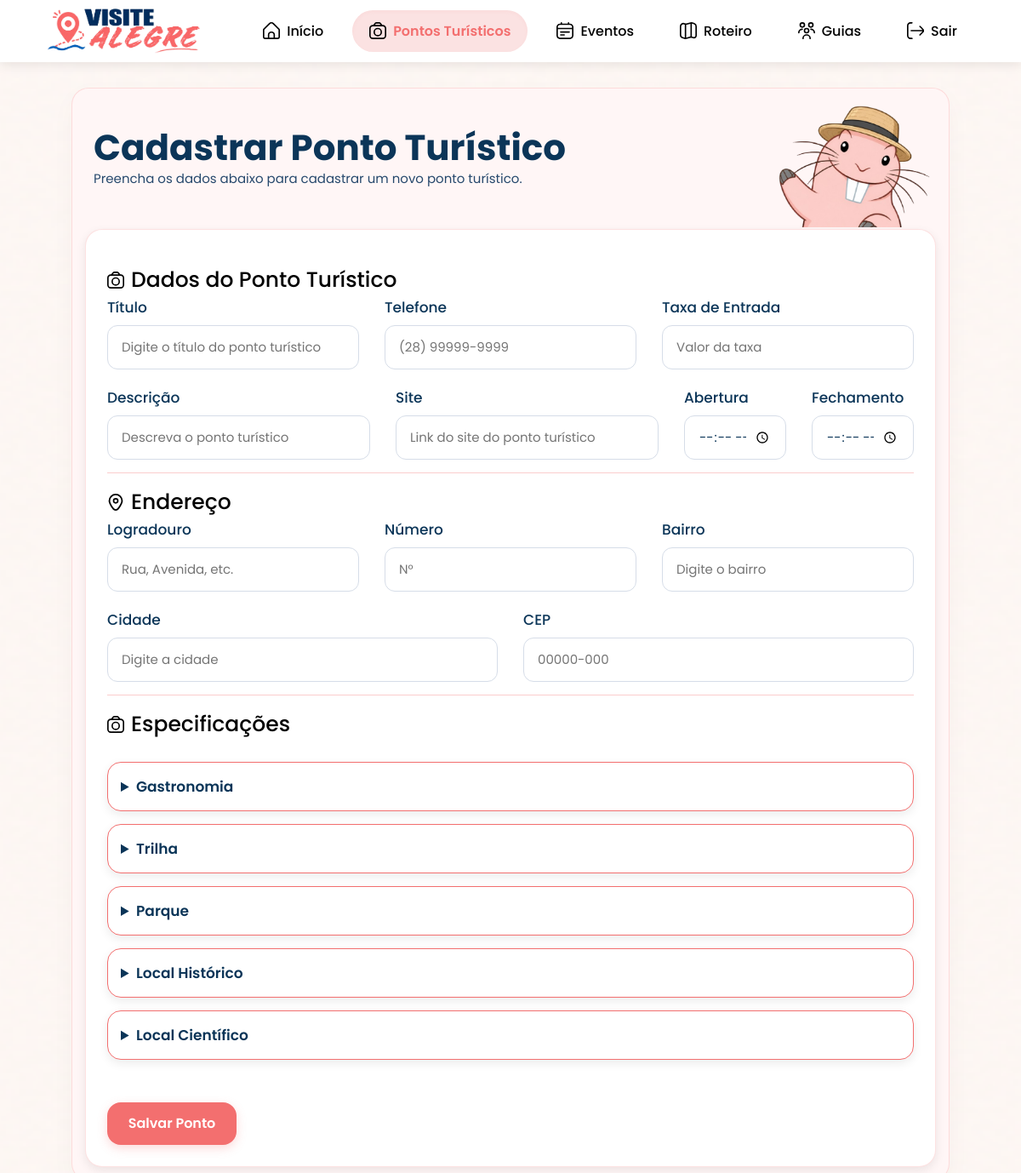
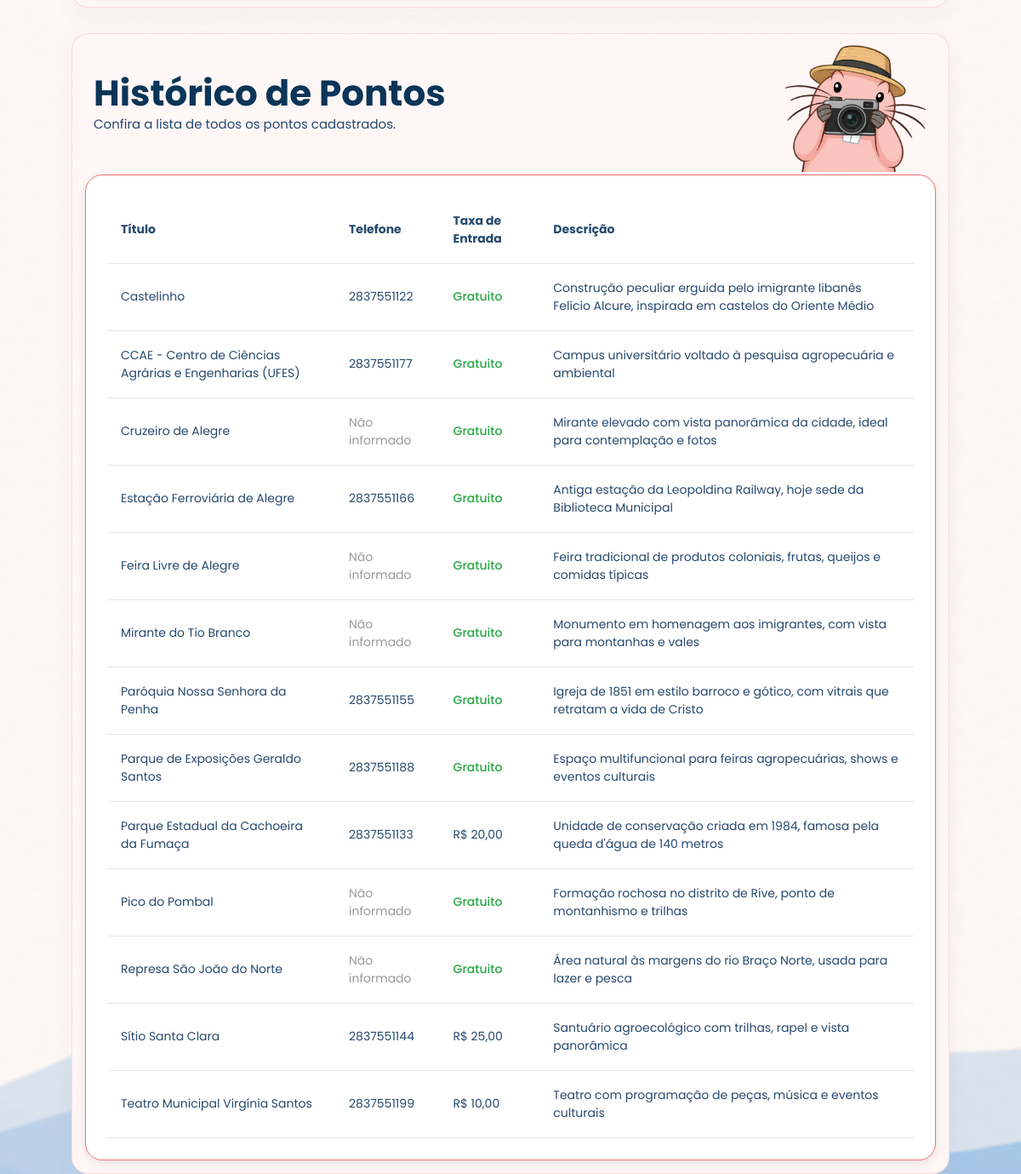
Screenshot of /sistema/pontos.php with the database file from the repository (2 pictures, top to bottom).
### tables this page shows
CREATE TABLE PontoTuristico
(
  idPontoTuristico INTEGER AUTO_INCREMENT NOT NULL,
  idEndereco INTEGER NOT NULL,
  nome VARCHAR(200) NOT NULL,
  descricao VARCHAR(200),
  taxaEntrada DECIMAL(5,2) DEFAULT 0 NOT NULL,
  telefone VARCHAR(11),
  site VARCHAR(200),
  horarioFuncionamentoInicio TIME NOT NULL,
  horarioFuncionamentoFim TIME NOT NULL,
  CONSTRAINT pkPontoTuristico PRIMARY KEY (idPontoTuristico),
  CONSTRAINT fkPontoTuristicoEndereco FOREIGN KEY (idEndereco) REFERENCES Endereco (idEndereco)
);

### sistema/pontos.php (the view, shortened to what this page needs)
<?php include_once 'conexao.php'; ?>
<!DOCTYPE html>
<html lang="pt-BR">
<head>
    <link rel="stylesheet" href="style.css">
</head>
<body>
    <header>
        <div class="title"><a href="inicio.php"><img src="img/VisiteAlegreLogo.png" alt=""></a></div>
        <menu>
            <nav>
                <a href="inicio.php"><img src="img/inicio.svg" alt=""><span>Início</span></a>
                <a href="pontos.php" class="ativo"><img src="img/pontos.svg" alt=""><span>Pontos Turísticos</span></a>
                <a href="eventos.php"><img src="img/eventos.svg" alt=""><span>Eventos</span></a>
                <a href="roteiro.php"><img src="img/roteiro.svg" alt=""><span>Roteiro</span></a>
                <a href="guias.php"><img src="img/guias.svg" alt=""><span>Guias</span></a>
                <a href="login.php"><img src="img/sair.svg" alt=""><span>Sair</span></a>
            </nav>
        </menu>
    </header>
    <main>
        <div class="painel-guia">
            <div class="cabecalho-guia">
                <div class="bemvindo-texto">
                    <h2>Cadastrar Ponto Turístico</h2>
                    <p>Preencha os dados abaixo para cadastrar um novo ponto turístico.</p>
                </div>
                <div class="guia-imagem">
                    <img src="img/ratopeiraOi.png" alt="">
                </div>
            </div>
            <div class="cadastro">
                <div class="titulo">
                    <img src="img/pontos.svg" alt="">
                    <h2>Dados do Ponto Turístico</h2>
                </div>
                <div class="dados-guias">
                    <div class="cima">
                        <div class="dado-guia">
                            <label for="nome">Título</label>
                            <input type="text" id="nome" name="nome" placeholder="Digite o título do ponto turístico">
                        </div>
                        <div class="dado-guia">
                            <label for="tel">Telefone</label>
                            <input type="tel" id="tel" name="tel" placeholder="(28) 99999-9999">
                        </div>
                        <div class="dado-guia">
                            <label for="number">Taxa de Entrada</label>
                            <input type="number" id="number" name="number" placeholder="Valor da taxa">
                        </div>
                    </div>
                    <div class="baixo">
                        <div class="dado-guia">
                            <label for="nome">Descrição</label>
                            <input type="text" id="nome" name="nome" placeholder="Descreva o ponto turístico">
                        </div>
                        <div class="dado-guia">
                            <label for="nome">Site</label>
                            <input type="text" id="nome" name="nome" placeholder="Link do site do ponto turístico">
                        </div>
                        <div class="funcionamento">
                            <div class="dado-guia horario">
                                <label for="hora">Abertura</label>
                                <input type="time" id="hora" name="hora">
                            </div>
                            <div class="dado-guia horario">
                                <label for="hora">Fechamento</label>
                                <input type="time" id="hora" name="hora">
                            </div>
                        </div>
                    </div>
                </div>
                <div class="titulo linha">
                    <img src="img/local.svg" alt="">
                    <h2>Endereço</h2>
                </div>
                <div class="dados-endereco">
                    <div class="cima">
                        <div class="dado-guia">
                            <label for="logradouro">Logradouro</label>
                            <input type="text" id="logradouro" name="logradouro" placeholder="Rua, Avenida, etc.">
                        </div>
                        <div class="dado-guia pequeno">
                            <label for="numero">Número</label>
                            <input type="number" id="numero" name="numero" placeholder="N°">
                        </div>
                        <div class="dado-guia">
                            <label for="bairro">Bairro</label>
                            <input type="text" id="bairro" name="bairro" placeholder="Digite o bairro">
                        </div>
                    </div>
                    <div class="baixo">
                        <div class="dado-guia">
                            <label for="cidade">Cidade</label>
                            <input type="text" id="cidade" name="cidade" placeholder="Digite a cidade">
                        </div>
                        <div class="dado-guia">
                            <label for="cep">CEP</label>
                            <input type="text" id="cep" name="cep" placeholder="00000-000">
                        </div>
                    </div>
                </div>
                <div class="titulo linha">
                    <img src="img/pontos.svg" alt="">
                    <h2>Especificações</h2>
                </div>
                <div class="especializacao">
                    <details>
                        <summary>Gastronomia</summary>
                    </details>
                    <details>
                        <summary>Trilha</summary>
                    </details>
                    <details>
                        <summary>Parque</summary>
                    </details>
                    <details>
                        <summary>Local Histórico</summary>
                    </details>
                    <details>
                        <summary>Local Científico</summary>
                    </details>
                </div>
                <a href="pontos.php">
                    <div class="salvar">
                        <p>Salvar Ponto</p>
                    </div>
                </a>
            </div>
        </div>
        <div class="painel-guia" id="historico">
            <div class="cabecalho-guia">
                <div class="bemvindo-texto">
                    <h2>Histórico de Pontos</h2>
                    <p>Confira a lista de todos os pontos cadastrados.</p>
                </div>
                <div class="guia-imagem">
                    <img src="img/ratopeiraCamera.png" alt="">
                </div>
            </div>
            <div class="lista">
                <div class="tabela">
                    <table>
                        <tr>
                            <td><b>Título</b></td>
                            <td><b>Telefone</b></td>
                            <td><b>Taxa de Entrada</b></td>
                            <td><b>Descrição</b></td>
                        </tr>
                        <?php
                        try {
                            $sqlPontos = "SELECT nome, telefone, taxaEntrada, descricao
                                    FROM PontoTuristico
                                    ORDER BY nome ASC";
                            $stmtPontos = $pdo->prepare($sqlPontos);
                            $stmtPontos->execute();
                            $pontos = $stmtPontos->fetchAll(PDO::FETCH_ASSOC);
                            if (!empty($pontos)):
                                foreach ($pontos as $ponto):
                        ?>
                                    <tr>
                                        <td><?= htmlspecialchars($ponto['nome']) ?></td>
                                        <td>
                                            <?= !empty($ponto['telefone'])
                                                ? htmlspecialchars($ponto['telefone'])
                                                : '<span style="color:#999;">Não informado</span>'; ?>
                                        </td>
                                        <td>
                                            <?php
                                            if ($ponto['taxaEntrada'] > 0) {
                                                echo 'R$ ' . number_format($ponto['taxaEntrada'], 2, ',', '.');
                                            } else {
                                                echo '<span style="color:#28a745;font-weight:500;">Gratuito</span>';
                                            }
                                            ?>
                                        </td>
                                        <td><?= htmlspecialchars($ponto['descricao'] ?? 'Sem descrição') ?></td>
                                    </tr>
                        <?php
                                endforeach;
                            endif;
                        } catch (PDOException $e) {
                            echo "<tr><td colspan='4' style='text-align:center;color:red;'>Erro ao carregar pontos turísticos: {$e->getMessage()}</td></tr>";
                        }
                        ?>
                    </table>
                </div>
            </div>
        </div>
    </main>
</body>
</html>

### sistema/style.css (style rules this page uses)
body { margin: 0; padding: 0; background-image: url(img/VisiteAlegreBG.png); background-size: cover; background-repeat: no-repeat; background-attachment: fixed; background-position: center; font-family: 'Poppins', sans-serif; }
header { display: flex; align-items: center; justify-content: space-between; padding: 10px 40px; background-color: white; box-shadow: 0 4px 12px rgba(0, 0, 0, 0.08); }
.title img { display: flex; width: 180px; margin-left: 15px; }
menu { margin: 0; padding: 0; }
nav { display: flex; align-items: center; gap: 14px; margin-right: 15px; }
nav a { display: flex; align-items: center; gap: 8px; padding: 12px 20px; border-radius: 999px; text-decoration: none; color: inherit; font-weight: 500; position: relative; overflow: hidden; transition: all 0.4s cubic-bezier(0.16, 1, 0.3, 1); z-index: 1; }
nav a img { width: 20px; height: 20px; object-fit: contain; transition: all 0.5s cubic-bezier(0.34, 1.56, 0.64, 1); }
.ativo { background-color: #FBE2E2; color: #F36F6F; font-weight: 600; box-shadow: inset 0 2px 4px rgba(243, 111, 111, 0.06); }
.bemvindo-texto h2, .login-texto h2 { margin: 6px 0 12px; color: #0B3558; font-size: 42px; font-weight: 700; line-height: 1.15; }
.bemvindo-texto p, .login-texto p { max-width: 650px; color: #27496D; font-size: 15px; font-weight: 400; line-height: 1.6; padding-bottom: 15px; }
.bemvindo-texto p { margin: 0; }
.cadastro { background-color: white; border: 1px solid rgba(243, 111, 111, 0.2); border-radius: 20px; box-shadow: 0 4px 12px rgba(0, 0, 0, 0.08); padding: 25px; min-width: 200px; }
.cadastro h2 { margin: 0; font-size: 25px; font-weight: 500; }
.titulo { display: flex; align-items: center; align-content: center; margin: 15px 0 0 0; }
.titulo img { width: 20px; height: 20px; margin-right: 8px; object-fit: contain; transition: transform 0.25s ease; }
.linha { border-top: 1px solid rgba(243, 111, 111, 0.35); padding-top: 15px; }
.dados-guias, .dados-endereco { display: flex; flex-direction: column; gap: 20px; }
.cima, .baixo { display: flex; gap: 30px; margin: 0; }
.dado-guia { display: flex; flex-direction: column; gap: 8px; flex: 1; }
.dado-guia label { color: #0B3558; font-size: 17px; font-weight: 500; }
.dado-guia input, .dado-guia select { width: 100%; height: 52px; padding: 0 16px; border: 1px solid #D6DDE8; border-radius: 12px; outline: none; color: #0B3558; font-family: 'Poppins', sans-serif; font-size: 15px; box-sizing: border-box; transition: all 0.25s ease; }
.dado-guia input { background-color: white; }
.funcionamento { display: flex; gap: 30px; margin: 0; align-items: center; }
.horario input { width: 120px; }
.especializacao { display: flex; flex-direction: column; gap: 15px; margin-top: 25px; }
.especializacao details { background-color: white; border: 1px solid #F36F6F; border-radius: 16px; padding: 15px; box-shadow: 0 4px 12px rgba(0, 0, 0, 0.08); }
.especializacao summary { color: #0B3558; font-size: 17px; font-weight: 600; cursor: pointer; }
.cadastro > a { display: flex; justify-content: left; text-decoration: none; margin-top: 25px; }
.lista { background-color: white; border: 1px solid #F36F6F; border-radius: 20px; box-shadow: 0 4px 12px rgba(0, 0, 0, 0.08); padding: 25px; min-width: 200px; }
.painel-guia { justify-content: center; align-items: center; background-color: #fff6f6; border: 1px solid rgba(243, 111, 111, 0.2); border-radius: 20px; box-shadow: 0 10px 30px rgba(0, 0, 0, 0.03); margin: auto; margin-top: 30px; padding: 15px; width: 1000px; }
.cabecalho-guia { display: flex; justify-content: space-between; align-items: center; margin: 0; padding: 0; height: 150px; width: 1000px; }
.cabecalho-guia h2 { margin: 0 0 0 10px; }
.cabecalho-guia p { margin: 0 0 0 10px; }
.guia-imagem { height: auto; }
.guia-imagem img { padding: 0; margin: 0; width: 200px; }
.salvar { display: flex; justify-content: center; align-items: center; width: 150px; height: 48px; background-color: #F36F6F; border-radius: 16px; box-shadow: 0 4px 12px rgba(243, 111, 111, 0.25); cursor: pointer; transition: all 0.25s ease; border: 1px solid rgba(243, 111, 111, 0.25); margin: 25px 10px 0 0; }
.salvar p { margin: 0; color: white; font-size: 16px; font-weight: 600; font-family: 'Poppins', sans-serif; }
table { width: 100%; border-collapse: collapse; font-family: 'Poppins', sans-serif; }
tbody td { color: #27496D; font-size: 14px; font-weight: 400; padding: 18px 16px; border-bottom: 1px solid #E5E7EB; }
tbody tr { transition: all 0.25s ease; }

### rows the page displays
pontoturistico: nome "Castelinho", telefone "2837551122", taxaEntrada "Gratuito", descricao "Construção peculiar erguida pelo imigrante libanês Felício Alcure, inspirada em castelos do Oriente Médio"
pontoturistico: nome "CCAE - Centro de Ciências Agrárias e Engenharias (UFES)", telefone "2837551177", taxaEntrada "Gratuito", descricao "Campus universitário voltado à pesquisa agropecuária e ambiental"
pontoturistico: nome "Cruzeiro de Alegre", shows "Não informado", taxaEntrada "Gratuito", descricao "Mirante elevado com vista panorâmica da cidade, ideal para contemplação e fotos"
pontoturistico: nome "Estação Ferroviária de Alegre", telefone "2837551166", taxaEntrada "Gratuito", descricao "Antiga estação da Leopoldina Railway, hoje sede da Biblioteca Municipal"
pontoturistico: nome "Feira Livre de Alegre", shows "Não informado", taxaEntrada "Gratuito", descricao "Feira tradicional de produtos coloniais, frutas, queijos e comidas típicas"
pontoturistico: nome "Mirante do Tio Branco", shows "Não informado", taxaEntrada "Gratuito", descricao "Monumento em homenagem aos imigrantes, com vista para montanhas e vales"
pontoturistico: nome "Paróquia Nossa Senhora da Penha", telefone "2837551155", taxaEntrada "Gratuito", descricao "Igreja de 1851 em estilo barroco e gótico, com vitrais que retratam a vida de Cristo"
pontoturistico: nome "Parque de Exposições Geraldo Santos", telefone "2837551188", taxaEntrada "Gratuito", descricao "Espaço multifuncional para feiras agropecuárias, shows e eventos culturais"
pontoturistico: nome "Parque Estadual da Cachoeira da Fumaça", telefone "2837551133", taxaEntrada "20,00", descricao "Unidade de conservação criada em 1984, famosa pela queda d'água de 140 metros"
pontoturistico: nome "Pico do Pombal", shows "Não informado", taxaEntrada "Gratuito", descricao "Formação rochosa no distrito de Rive, ponto de montanhismo e trilhas"
pontoturistico: nome "Represa São João do Norte", shows "Não informado", taxaEntrada "Gratuito", descricao "Área natural às margens do rio Braço Norte, usada para lazer e pesca"
pontoturistico: nome "Sítio Santa Clara", telefone "2837551144", taxaEntrada "25,00", descricao "Santuário agroecológico com trilhas, rapel e vista panorâmica"
pontoturistico: nome "Teatro Municipal Virgínia Santos", telefone "2837551199", taxaEntrada "10,00", descricao "Teatro com programação de peças, música e eventos culturais"
